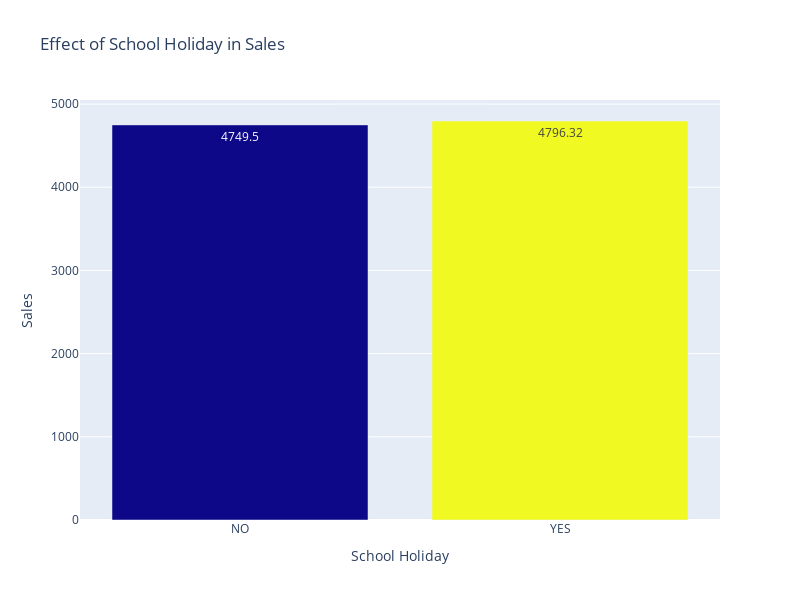

The notebook cell saved with this chart:
### Code cell
school_holiday = first_store_open.groupby('SchoolHoliday')[['Sales']].mean().round(2)
fig = px.bar(school_holiday, x= school_holiday.index,y = school_holiday.Sales,
            color = school_holiday.index,  
            width=800, height=600, 
            labels = {'SchoolHoliday': "School Holiday", 'value': "Average Sales"}, 
            title = "Effect of School Holiday in Sales",
            text = 'Sales'
)
fig.update_layout(
    xaxis = dict(
        tickmode = 'array',
        tickvals = [0,1],
        ticktext = ["NO", "YES"]
    )
)
fig.update_coloraxes(showscale=False)
fig.show()

### Figure 1 — Plotly figure (JSON) as saved in the notebook; plotly's stock layout.template omitted (floating-point values rounded to 4 significant figures)
{"data": [{"alignmentgroup": "True", "hovertemplate": "School Holiday=%{marker.color}<br>Sales=%{text}<extra></extra>", "legendgroup": "", "marker": {"color": [0, 1], "coloraxis": "coloraxis", "pattern": {"shape": ""}}, "name": "", "offsetgroup": "", "orientation": "v", "showlegend": false, "text": [4750.0, 4796.0], "textposition": "auto", "type": "bar", "x": [0, 1], "xaxis": "x", "y": [4750.0, 4796.0], "yaxis": "y"}], "layout": {"barmode": "relative", "coloraxis": {"colorbar": {"title": {"text": "School Holiday"}}, "colorscale": [[0, "#0d0887"], [0.1111, "#46039f"], [0.2222, "#7201a8"], [0.3333, "#9c179e"], [0.4444, "#bd3786"], [0.5556, "#d8576b"], [0.6667, "#ed7953"], [0.7778, "#fb9f3a"], [0.8889, "#fdca26"], [1, "#f0f921"]], "showscale": false}, "height": 600, "legend": {"tracegroupgap": 0}, "title": {"text": "Effect of School Holiday in Sales"}, "width": 800, "xaxis": {"anchor": "y", "domain": [0, 1], "tickmode": "array", "ticktext": ["NO", "YES"], "tickvals": [0, 1], "title": {"text": "School Holiday"}}, "yaxis": {"anchor": "x", "domain": [0, 1], "title": {"text": "Sales"}}}}
